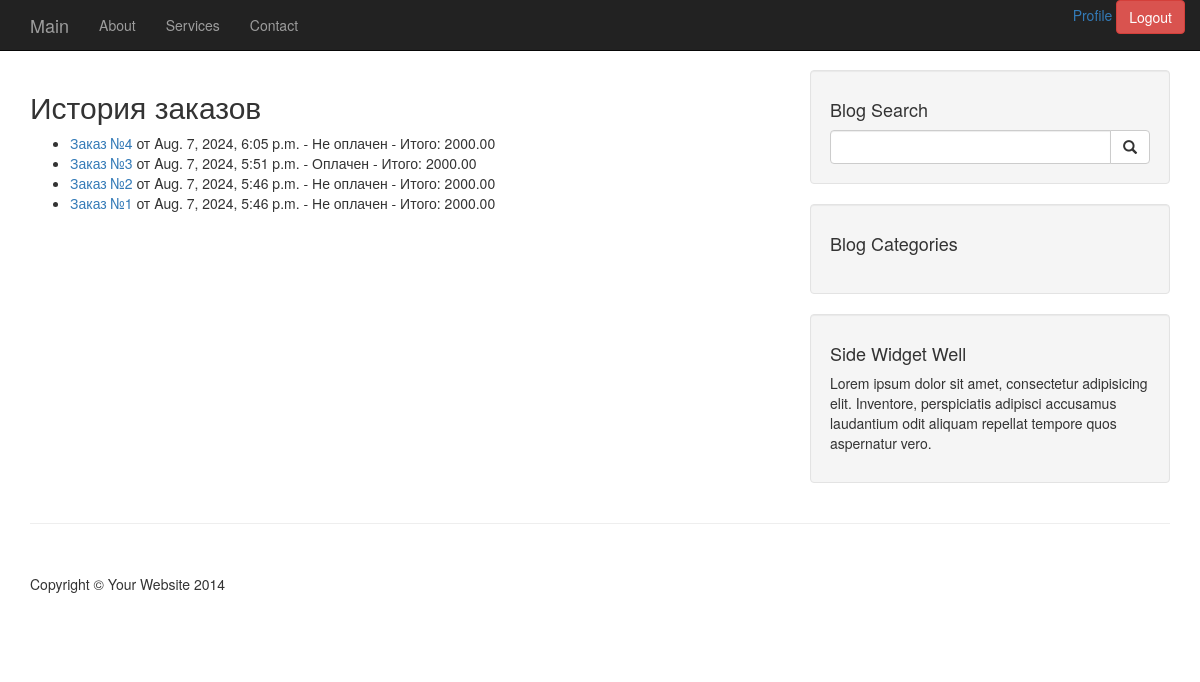
Page /orders/history/ (signed in) on the committed database.
### cart/models.py (models this page shows, shortened)
class Order(models.Model):
    user = models.ForeignKey(User, on_delete=models.CASCADE)
    created = models.DateTimeField(default=timezone.now)
    updated = models.DateTimeField(auto_now=True)
    paid = models.BooleanField(default=False)
    class Meta:
        ordering = ['-created']
    def get_total_cost(self):
        return sum(item.get_cost() for item in self.items.all())

class OrderItem(models.Model):
    order = models.ForeignKey(Order, related_name='items', on_delete=models.CASCADE)
    product = models.ForeignKey(Product, related_name='order_items', on_delete=models.CASCADE)
    price = models.DecimalField(max_digits=10, decimal_places=2)
    quantity = models.PositiveIntegerField(default=1)
    def get_cost(self):
        return self.price * self.quantity

### blog/views.py (the view)
# urls.py: path('orders/history/', views.order_history, name='order_history'),
@login_required
def order_history(request):
    orders = Order.objects.filter(user=request.user).order_by('-created')
    return render(request, 'blog/order_history.html', {'orders': orders})

### templates/blog/order_history.html
{% extends 'base.html' %}
{% block content %}
<h2>История заказов</h2>
{% if orders %}
    <ul>
    {% for order in orders %}
        <li>
            <a href="{% url 'order_detail' order.id %}">Заказ №{{ order.id }}</a> от {{ order.created }} -
            {% if order.paid %}Оплачен{% else %}Не оплачен{% endif %} -
            Итого: {{ order.get_total_cost }}
        </li>
    {% endfor %}
    </ul>
{% else %}
    <p>У вас пока нет заказов.</p>
{% endif %}
{% endblock %}

### static/blog/css/blog-home.css (style rules this page uses)
body { padding-top: 70px; }

### rows in the picture
Order: id "4", created "Aug. 7, 2024, 6:05 p.m.", paid "Не оплачен", get_total_cost "2000.00"
Order: id "3", created "Aug. 7, 2024, 5:51 p.m.", paid "Оплачен", get_total_cost "2000.00"
Order: id "2", created "Aug. 7, 2024, 5:46 p.m.", paid "Не оплачен", get_total_cost "2000.00"
Order: id "1", created "Aug. 7, 2024, 5:46 p.m.", paid "Не оплачен", get_total_cost "2000.00"
